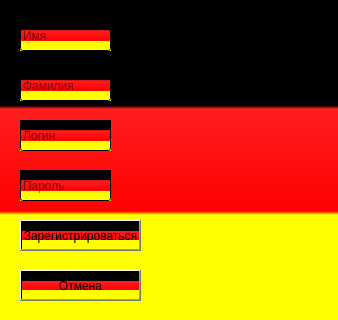
<?xml version="1.0" encoding="UTF-8"?>
<ui version="4.0">
 <class>Form</class>
 <widget class="QWidget" name="Form">
  <property name="geometry">
   <rect>
    <x>0</x>
    <y>0</y>
    <width>338</width>
    <height>320</height>
   </rect>
  </property>
  <property name="windowTitle">
   <string>Form</string>
  </property>
  <property name="styleSheet">
   <string notr="true">
background-color: qlineargradient(spread:pad, x1:0, y1:0, x2:0, y2:1, stop:0 rgba(0, 0, 0, 255), stop:0.33 rgba(0, 0, 0, 255), stop:0.34 rgba(255, 30, 30, 255), stop:0.66 rgba(255, 0, 0, 255), stop:0.67 rgba(255, 255, 0, 255), stop:1 rgba(255, 255, 0, 255));</string>
  </property>
  <widget class="QLineEdit" name="lineEdit_2">
   <property name="geometry">
    <rect>
     <x>20</x>
     <y>70</y>
     <width>91</width>
     <height>31</height>
    </rect>
   </property>
   <property name="inputMask">
    <string/>
   </property>
   <property name="text">
    <string/>
   </property>
   <property name="placeholderText">
    <string>Фамилия</string>
   </property>
  </widget>
  <widget class="QPushButton" name="pushButton">
   <property name="geometry">
    <rect>
     <x>20</x>
     <y>220</y>
     <width>121</width>
     <height>31</height>
    </rect>
   </property>
   <property name="text">
    <string>Зарегистрироваться</string>
   </property>
  </widget>
  <widget class="QLineEdit" name="lineEdit">
   <property name="geometry">
    <rect>
     <x>20</x>
     <y>20</y>
     <width>91</width>
     <height>31</height>
    </rect>
   </property>
   <property name="contextMenuPolicy">
    <enum>Qt::PreventContextMenu</enum>
   </property>
   <property name="styleSheet">
    <string notr="true">color: rgb(255, 255, 255);
color: rgb(0, 0, 0);</string>
   </property>
   <property name="inputMask">
    <string/>
   </property>
   <property name="placeholderText">
    <string>Имя</string>
   </property>
  </widget>
  <widget class="QPushButton" name="pushButton_2">
   <property name="geometry">
    <rect>
     <x>20</x>
     <y>270</y>
     <width>121</width>
     <height>31</height>
    </rect>
   </property>
   <property name="text">
    <string>Отмена</string>
   </property>
  </widget>
  <widget class="QLineEdit" name="lineEdit_3">
   <property name="geometry">
    <rect>
     <x>20</x>
     <y>170</y>
     <width>91</width>
     <height>31</height>
    </rect>
   </property>
   <property name="inputMask">
    <string/>
   </property>
   <property name="text">
    <string/>
   </property>
   <property name="placeholderText">
    <string>Пароль</string>
   </property>
  </widget>
  <widget class="QLineEdit" name="lineEdit_4">
   <property name="geometry">
    <rect>
     <x>20</x>
     <y>120</y>
     <width>91</width>
     <height>31</height>
    </rect>
   </property>
   <property name="contextMenuPolicy">
    <enum>Qt::PreventContextMenu</enum>
   </property>
   <property name="inputMask">
    <string/>
   </property>
   <property name="placeholderText">
    <string>Логин</string>
   </property>
  </widget>
 </widget>
 <resources/>
 <connections/>
</ui>
